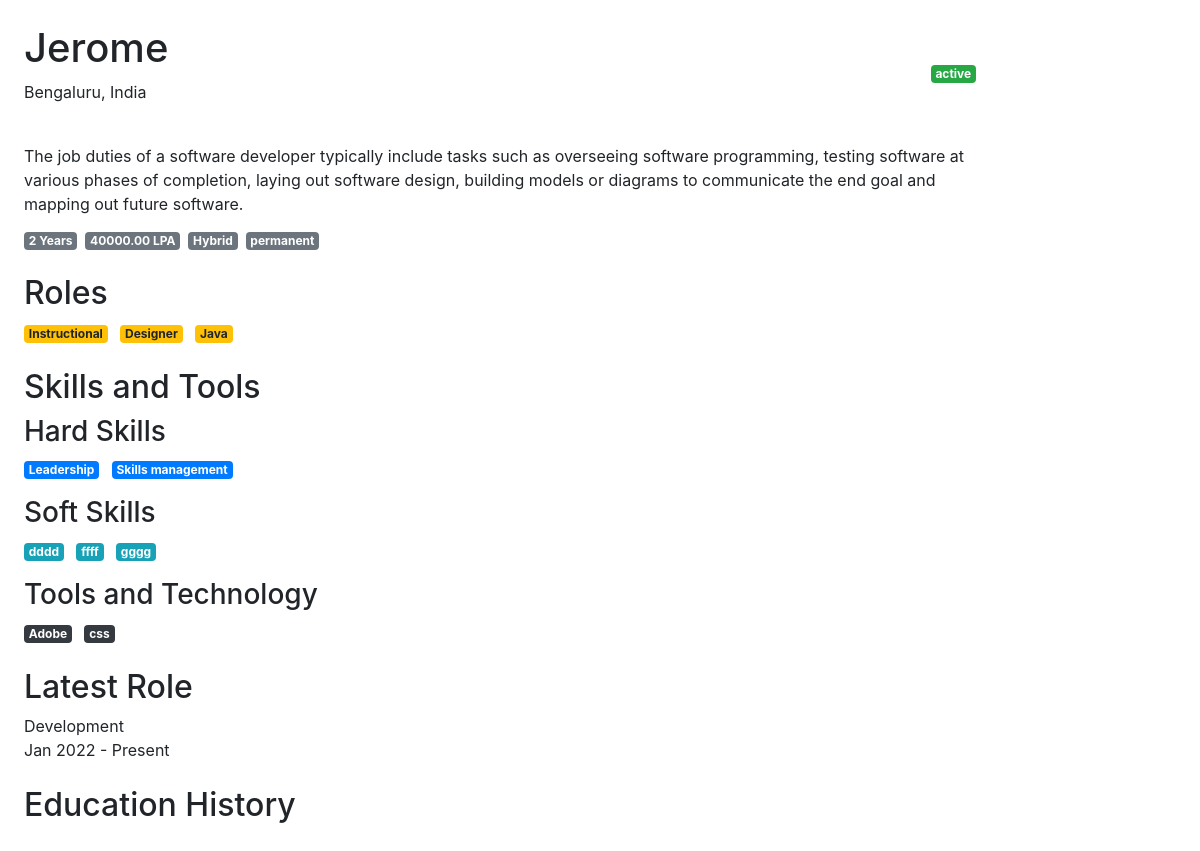
The app's page /jobIndividual/2/ with its own data.
### job/models.py (models this page shows, shortened)
class User(models.Model):
    STATUS_CHOICES = [
        ('active', 'Active'),
        ('inactive', 'Inactive'),
        ('terminated', 'Terminated'),
    ]
    username = models.CharField(max_length=150, unique=True)
    email = models.EmailField(unique=True)
    city = models.CharField(max_length=100, null=True, blank=True)
    country = models.CharField(max_length=100, null=True, blank=True)
    candidate_id = models.CharField(max_length=50, unique=True)
    status = models.CharField(max_length=10, choices=STATUS_CHOICES)
    experience_summary = models.TextField(null=True, blank=True)
    responsibilities_summary = models.TextField(null=True, blank=True)
    current_role = models.CharField(max_length=100, null=True, blank=True)
    experience_years = models.IntegerField(null=True, blank=True)
    salary = models.DecimalField(max_digits=10, decimal_places=2)
    work_mode = models.CharField(max_length=50, null=True, blank=True)
    work_type = models.CharField(max_length=50, null=True, blank=True)

class Role(models.Model):
    user = models.ForeignKey(User, related_name='roles', on_delete=models.CASCADE)
    title = models.CharField(max_length=100, null=True, blank=True)

class HardSkill(models.Model):
    user = models.ForeignKey(User, related_name='hard_skills', on_delete=models.CASCADE)
    name = models.CharField(max_length=100, null=True, blank=True)

class SoftSkill(models.Model):
    user = models.ForeignKey(User, related_name='soft_skills', on_delete=models.CASCADE)
    name = models.CharField(max_length=100, null=True, blank=True)

class ToolAndTechnology(models.Model):
    user = models.ForeignKey(User, related_name='tools_and_technologies', on_delete=models.CASCADE)
    name = models.CharField(max_length=100, null=True, blank=True)

### job/views.py (the view)
# urls.py: path('jobIndividual/<int:user_id>/', views.jobIndividual, name="jobIndividual"),
def jobIndividual(request, user_id):
    user = get_object_or_404(User, id=user_id)
    roles = Role.objects.filter(user=user)
    certifications = Certification.objects.filter(user=user)
    hardskills = HardSkill.objects.filter(user=user)
    softskills = SoftSkill.objects.filter(user=user)
    tools = ToolAndTechnology.objects.filter(user=user)
    education = Education.objects.filter(user=user)
    context = {
        'user': user,
        'roles': roles,
        'certifications': certifications,
        'hardskills': hardskills,
        'softskills': softskills,
        'tools': tools,
        'education': education,
    }
    return render(request, "candidate/copy.html", context)

### job/templates/candidate/copy.html (shortened to what this page needs)
<!DOCTYPE html>
{% load static %}
<html lang="en">
<head>
    <link rel="stylesheet" href="https://stackpath.bootstrapcdn.com/bootstrap/4.5.2/css/bootstrap.min.css">
    <link rel="stylesheet" href="{% static 'assets/candidateandjobcardsstyle.css' %}">
</head>
<body>
    <div class="container-fluid">
        <div class="row">
            <div class="col-md-10 main-content p-4">
                <header class="d-flex justify-content-between align-items-center mb-4">
                    <div class="user-info">
                        <h1>{{ user.username }}</h1>
                        <p>{{ user.city }}, {{ user.country }}</p>
                    </div>
                    <div class="status">
                        <span class="badge badge-success">{{ user.status }}</span>
                    </div>
                </header>
                <div class="summary mb-4">
                    <p>{{ user.experience_summary }}</p>
                    <div class="details d-flex">
                        <span class="badge badge-secondary mr-2">{{ user.experience_years }} Years</span>
                        <span class="badge badge-secondary mr-2">{{ user.salary }} LPA</span>
                        <span class="badge badge-secondary mr-2">{{ user.work_mode }}</span>
                        <span class="badge badge-secondary">{{ user.work_type }}</span>
                    </div>
                </div>
                <div class="roles mb-4">
                    <h2>Roles</h2>
                    <ul class="list-inline">
                        {% for r in roles %}
                            <li class="list-inline-item badge badge-warning">{{ r.title }}</li>
                        {% endfor %}
                    </ul>
                </div>
                <div class="skills mb-4">
                    <h2>Skills and Tools</h2>
                    <div class="skill-section mb-3">
                        <h3>Hard Skills</h3>
                        <ul class="list-inline">
                            {% for h in hardskills %}
                                <li class="list-inline-item badge badge-primary">{{ h.name }}</li>
                            {% endfor %}
                        </ul>
                    </div>
                    <div class="skill-section mb-3">
                        <h3>Soft Skills</h3>
                        <ul class="list-inline">
                            {% for s in softskills %}
                                <li class="list-inline-item badge badge-info">{{ s.name }}</li>
                            {% endfor %}
                        </ul>
                    </div>
                    <div class="skill-section">
                        <h3>Tools and Technology</h3>
                        <ul class="list-inline">
                            {% for t in tools %}
                                <li class="list-inline-item badge badge-dark">{{ t.name }}</li>
                            {% endfor %}
                        </ul>
                    </div>
                </div>
                <div class="latest-role mb-4">
                    <h2>Latest Role</h2>
                    <p>{{ user.current_role }}<br>Jan 2022 - Present</p>
                </div>
                <div class="education-history">
                    <h2>Education History</h2>
                </div>
            </div>
        </div>
    </div>
</body>
</html>

### records on screen
User: username "Jerome", city "Bengaluru", country "India", status "active", experience_summary "The job duties of a software developer typically include tasks such as overseeing software programming, testing software at various phases of completion, laying out software design, building models or diagrams to communicate the end goal and mapping out future software.", experience_years "2", salary "40000.00", work_mode "Hybrid", work_type "permanent", current_role "Development"
Role: title "Instructional"
Role: title "Designer"
Role: title "Java"
HardSkill: name "Leadership"
HardSkill: name "Skills management"
SoftSkill: name "dddd"
SoftSkill: name "ffff"
SoftSkill: name "gggg"
ToolAndTechnology: name "Adobe"
ToolAndTechnology: name "css"
